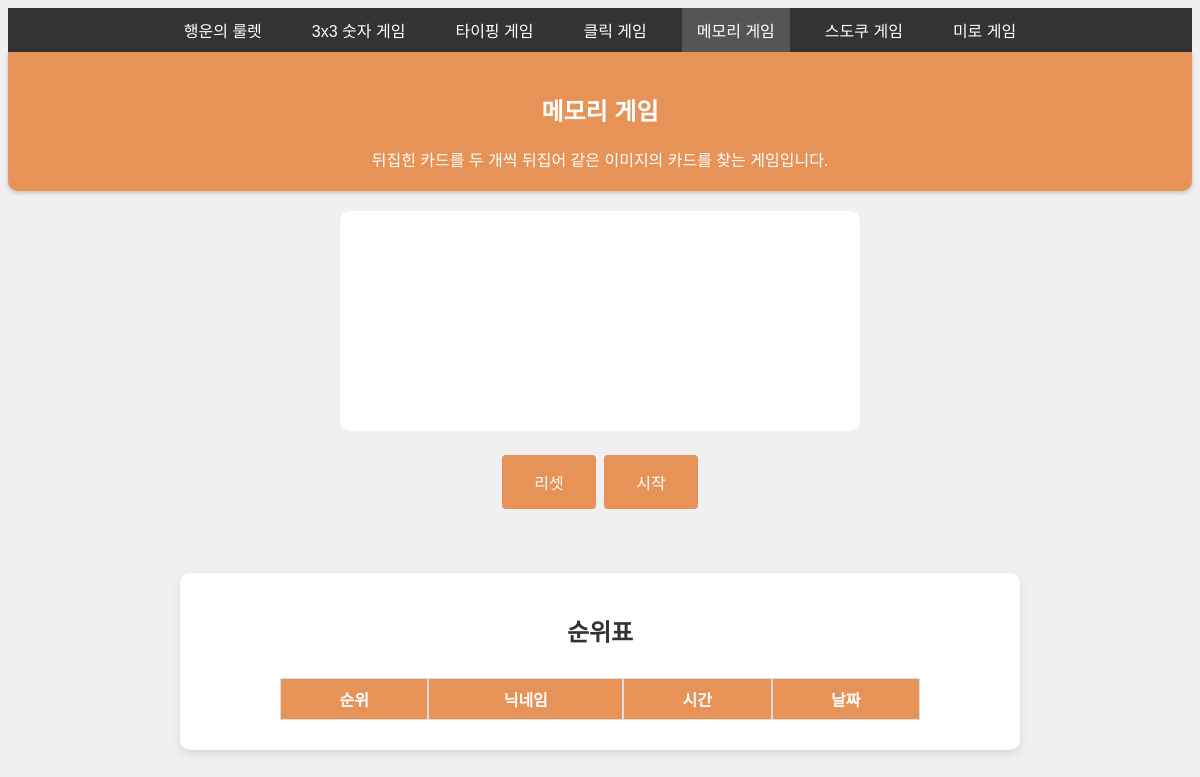
Before: /memory with the older database file.
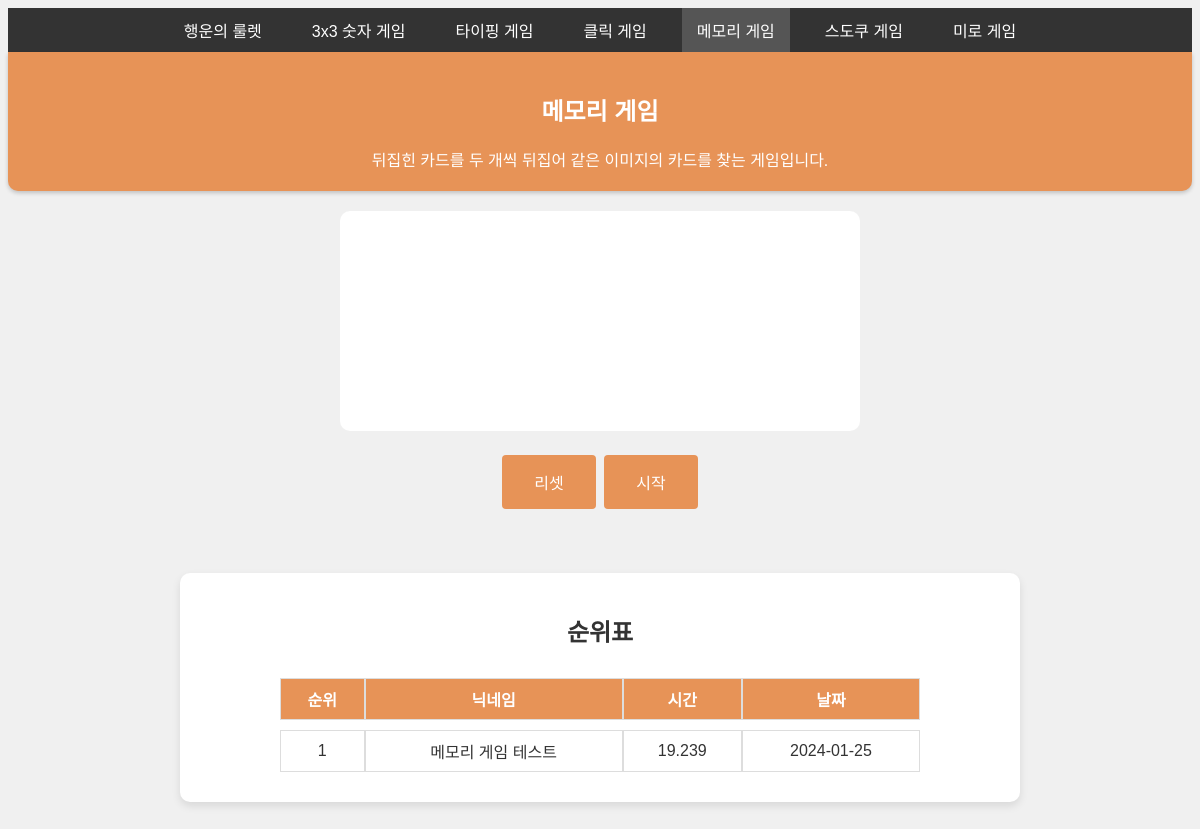
After: the same page with the newer database file.
### tables this page shows
CREATE TABLE game_info (
            id INTEGER PRIMARY KEY AUTOINCREMENT,
            name TEXT NOT NULL,
            url TEXT NOT NULL,
            description TEXT NOT NULL
        );

CREATE TABLE game_records (
            id INTEGER PRIMARY KEY AUTOINCREMENT,
            ip TEXT NOT NULL,
            gametype TEXT NOT NULL,
            nickname TEXT NOT NULL,
            time REAL NOT NULL,
            date TEXT NOT NULL
        );

### app.py (the view)
@app.route('/memory')
def memory():
    db = get_db()
    cur = db.cursor()
    cur.execute("SELECT id, name, description FROM game_info WHERE id = 5")
    game_info = cur.fetchone()
    cur.execute("SELECT nickname, time, date FROM game_records WHERE gametype = 5 ORDER BY time ASC")
    records = cur.fetchall()
    ranked_records = [(index + 1, record['nickname'], record['time'], record['date']) for index, record in enumerate(records)]
    return render_template('memory.html', records=ranked_records, game_id=game_info['id'], game_name=game_info['name'], game_description=game_info['description'])

### app.py (called while the page is built)
def get_db():
    if 'db' not in g:
        g.db = sqlite3.connect(DATABASE_FILE)
        g.db.row_factory = sqlite3.Row
    return g.db

@app.context_processor
def inject_games():
    db = get_db()
    games = db.execute('SELECT id, name, url FROM game_info ORDER BY id ASC').fetchall()
    return {'games': games}

### templates/memory.html (shortened to what this page needs)
{% extends 'base.html' %}
{% block content %}
    <link rel="stylesheet" type="text/css" href="{{ url_for('static', filename='css/memory.css') }}">
    <div id="game-board" class="game-board"></div>
    <button id="reset-button">리셋</button>
    <button id="start-button">시작</button>
{% endblock %}

### templates/base.html (shortened to what this page needs)
<!DOCTYPE html>
<html>
<head>
    <link rel="stylesheet" type="text/css" href="{{ url_for('static', filename='css/base.css') }}">
</head>
<body>
    <nav>
        <ul id="menu" class="hidden">
            {% for game in games %}
            <li class="{% if request.path.endswith(game.url) %}active{% endif %}">
                <a href="{{ url_for(game.url) }}">{{ game.name }}</a>
            </li>
            {% endfor %}
        </ul>
    </nav>
    <div id="header">
        <h2>{{ game_name }}</h2>
        <span>{{ game_description }}</span>
    </div>
    {% block content %}{% endblock %}
    {% if not request.path.endswith('/roulette') %}
    <div class="rank">
        <h2>순위표</h2>
        <table>
            <tr>
                <th>순위</th>
                <th>닉네임</th>
                <th>시간</th>
                <th>날짜</th>
            </tr>
            {% for record in records %}
            <tr>
                <td>{{ record[0] }}</td>
                <td>{{ record[1] }}</td>
                <td>{{ record[2] }}</td>
                <td>{{ record[3] }}</td>
            </tr>
            {% endfor %}
        </table>
    </div>
    {% endif %}
</body>
</html>

Changed rows visible on the page:
added game_records: record "1", nickname "메모리 게임 테스트", time "19.239", date "2024-01-25"
